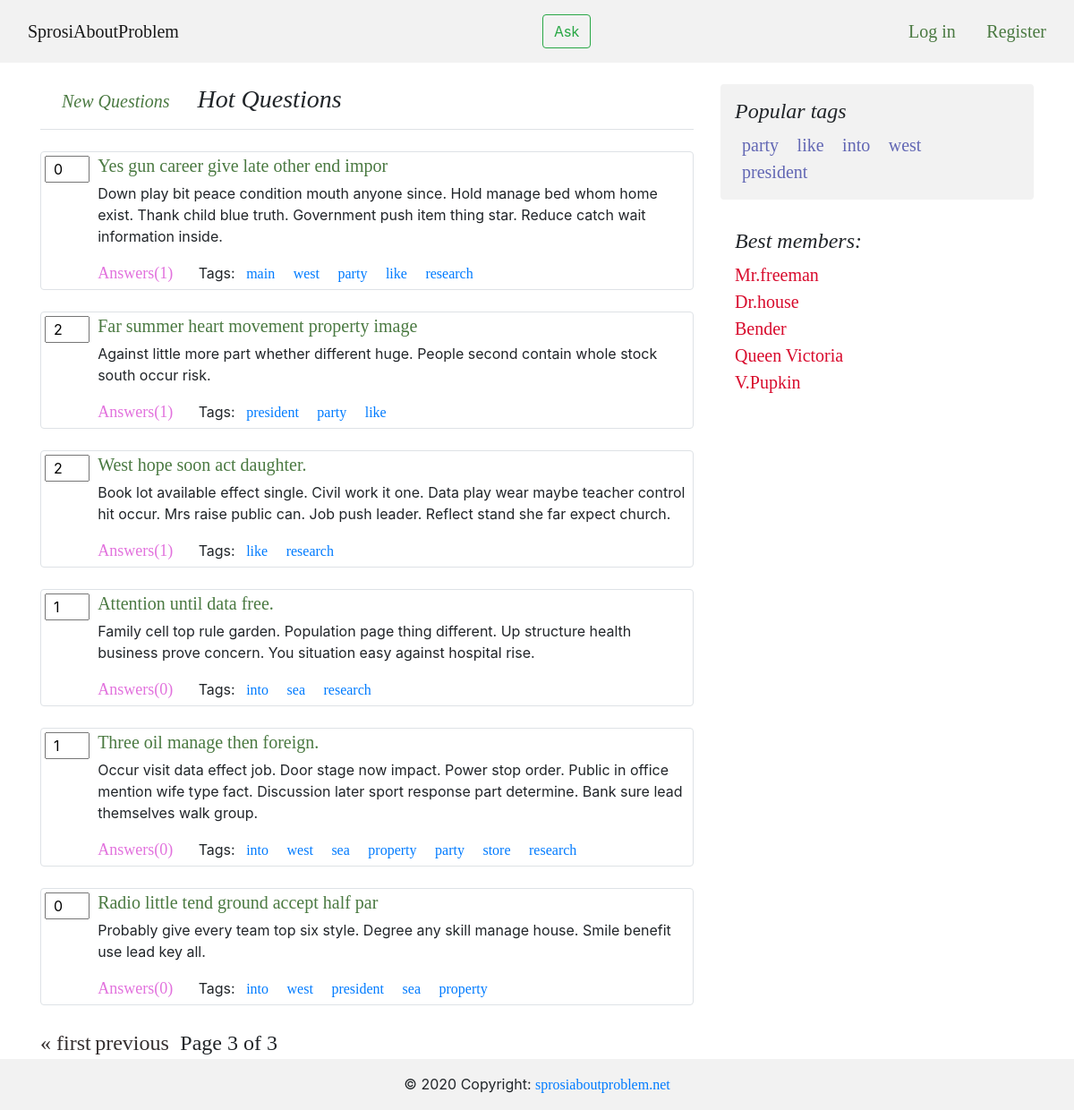
The page /hot/?page=3 on the database as committed earlier.
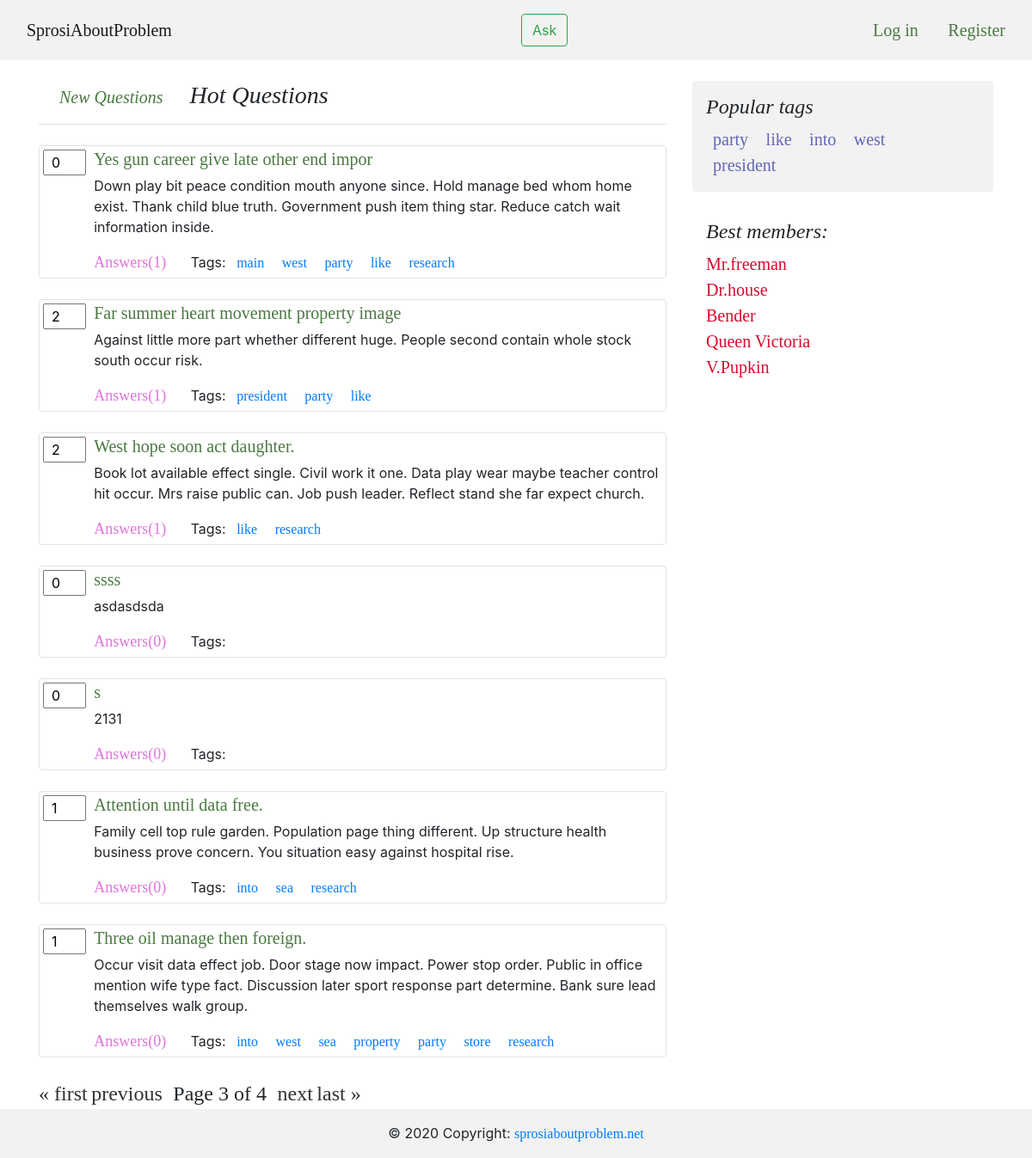
The same page on the database as committed later.
### app/models.py (models this page shows, shortened)
class Question(models.Model):
    author = models.ForeignKey(Profile, on_delete = models.CASCADE)
    title = models.CharField(max_length = 120, verbose_name = u"Title")
    text = models.TextField(verbose_name = u"Text of question")
    create_date = models.DateTimeField(default = datetime.now, verbose_name = u"Create time of question")
    tags = models.ManyToManyField(Tag, blank = True, db_index = True)
    is_active = models.BooleanField(default=True, verbose_name=u"Availability of question")
    objects = QuestionManager()
    class Meta:
        ordering = ['-create_date']

class Tag(models.Model):
    tag_name = models.CharField(max_length = 40, verbose_name = u"Tag", unique = True)
    objects = TagManager()
    def __str__(self):
        return self.tag_name

### app/views.py (the view)
# urls.py: path('hot/', views.hot, name='hot'),
def hot(request):
    page_obj, _ = paginate(Question.objects.get_hotest_questions(), request)
    tags = Tag.objects.get_popular()
    return render(request, 'hot.html', {
        'user': request.user,
        'page_obj': page_obj,
        'tags': tags,
        })

### app/models.py (called while the page is built)
def question_counter(question):
    question.likes = len(Like.objects.filter(question = question))
    question.answers = len(Answer.objects.filter(question = question))
    return question

def tag_counter(tag):
    tag.usage = len(Question.objects.filter(tags = tag))
    return tag

    def get_popular(self):
        tags = map(tag_counter, super().get_queryset())
        tags = sorted(tags, key = lambda tag: tag.usage, reverse = True)
        first_five = tags[:5]
        return first_five

    def get_hotest_questions(self):
        questions = map(question_counter, super().get_queryset())
        hotest_questions = sorted(questions, key = lambda question: question.answers, reverse = True)
        return hotest_questions

### app/views.py (called while the page is built)
def paginate(object_list, request):
    paginator = Paginator(object_list, 7)
    page_number = request.GET.get('page')
    return paginator.get_page(page_number), paginator

### templates/hot.html
{% extends 'base.html' %}
{% block content %}
    <h3 class="pb-3 mb-4 font-italic border-bottom">
    <a class="p-4 refs" href="{% url 'index' %}"> New Questions</a>
    Hot Questions
    </h3>
    {% for question in page_obj %}
        {% include 'inc/question.html' %}
    {% endfor %}
    {% include 'inc/pagination.html' %}
{% endblock content %}

### templates/inc/question.html
{% load static %}
<div class="contatiner border rounded mb-4">
    <div class="row">
        <div class="col-1">
            <input class="mr-3 ml-1 mt-1 pl-2 likescountform" value="{{ question.likes }}" type="number">
        </div>
        <div class="col mb-1">
            <a  class="refs" href="{% url 'question' qid=question.id %}">{{ question.title }}</a>
            <p class="mt-1">{{ question.text }}</p>
            <div>
                <a class="refs-ans mr-4" href="{% url 'question' qid=question.id %}">Answers({{ question.answers }})</a>
                Tags:
                {% for tag_ in question.tags.all %}
                    <a href="{% url 'tag' tag=tag_ %}" class="p-2">{{ tag_ }}</a>
                {% endfor %}
            </div>
        </div>
    </div>
</div>

### templates/inc/right_menu.html
<aside class="col-md-4 blog-sidebar">
    <div class="p-3 mb-3 bg-light rounded">
        <h4 class="font-italic">Popular tags</h4>
        <nav class="my-2 my-md-0 mr-md-3">
            {% for tag_ in tags %}
            <a class="p-2" style="color: #6267b4; font-size: 20px" href="{% url 'tag' tag=tag_.tag_name %}">{{ tag_.tag_name }}</a>
            {% endfor %}
        </nav>
    </div>
    <div class="p-3">
        <h4 class="font-italic">Best members:</h4>
        <ol class="list-unstyled mb-0">
        <li><a class="refs-user" href="#">Mr.freeman</a></li>
        <li><a class="refs-user" href="#">Dr.house</a></li>
        <li><a class="refs-user" href="#">Bender</a></li>
        <li><a class="refs-user" href="#">Queen Victoria</a></li>
        <li><a class="refs-user" href="#">V.Pupkin</a></li>
        </ol>
    </div>
    </aside>

Rows that differ between the two databases and show on the page:
no longer on this page (row unchanged): Question: likes "0", title "Radio little tend ground accept half par", text "Probably give every team top six style. Degree any skill manage house. Smile benefit use lead key all.", answers "0", Tag (tag_name "into"), Tag (tag_name "west"), Tag (tag_name "president"), Tag (tag_name "sea"), Tag (tag_name "property")
added Question: likes "0", title "ssss", text "asdasdsda", answers "0"
added Question: likes "0", title "s", text "2131", answers "0"
Other text that changed with them:
{{ page_obj.paginator.num_pages }}: "3" → "4"
text now shown: "next last »"
